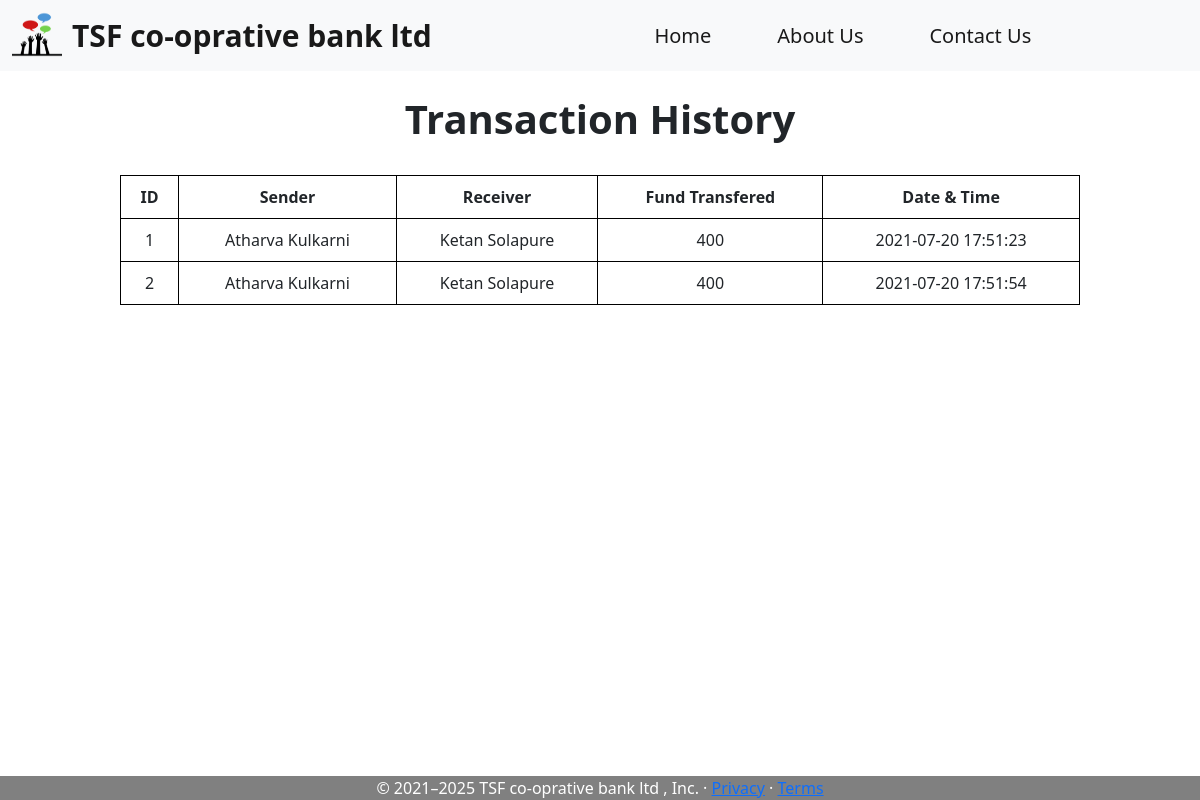
The page /transactionhistory.php on the database its author committed.
### tables this page shows
CREATE TABLE `transaction` (
  `Transaction_id` int(11) NOT NULL,
  `Sender` varchar(255) NOT NULL,
  `Reciver` varchar(255) NOT NULL,
  `Amount` int(11) NOT NULL,
  `Date_and_time` timestamp NOT NULL DEFAULT current_timestamp() ON UPDATE current_timestamp()
);

### transactionhistory.php (the view, shortened to what this page needs)
<?php
require 'header.php';
?>
<!doctype html>
<html lang="en">
<head>
    <link href="https://cdn.jsdelivr.net/npm/bootstrap@5.0.2/dist/css/bootstrap.min.css" rel="stylesheet"
>
</head>
<body>
    <div>
        <br>
        <h1>Transaction History</h1>
        <br>
        <table style="width:80%">
            <tr>
                <th>ID</th>
                <th>Sender</th>
                <th>Receiver</th>
                <th>Fund Transfered</th>
                <th>Date & Time</th>
            </tr>
            <tr>
                <?php
                $sql = "SELECT * FROM `transaction`";
                $result = mysqli_query($conn, $sql);
                while ($row = mysqli_fetch_assoc($result))
               {?>
                <td><?php echo $row['Transaction_id'];?></td>
                <td><?php echo $row['Sender'];?></td>
                <td><?php echo $row['Reciver'];?></td>
                <td><?php echo $row['Amount'];?></td>
                <td><?php echo $row['Date_and_time'];?></td>
            </tr>
            <?php } ?>
        </table>
    </div>
</body>
</html>
<?php
require 'footer.php';
?>

### transactionhistory.php (style rules this page uses)
h1 { text-align: center; font-weight: bold; }
table, td, th { border: 1px solid black; border-collapse: collapse; padding: 10px 10px; text-align: center; margin: auto auto; }

### rows shown on the page
transaction: Transaction_id "1", Sender "Atharva Kulkarni", Reciver "Ketan Solapure", Amount "400", Date_and_time "2021-07-20 17:51:23"
transaction: Transaction_id "2", Sender "Atharva Kulkarni", Reciver "Ketan Solapure", Amount "400", Date_and_time "2021-07-20 17:51:54"
